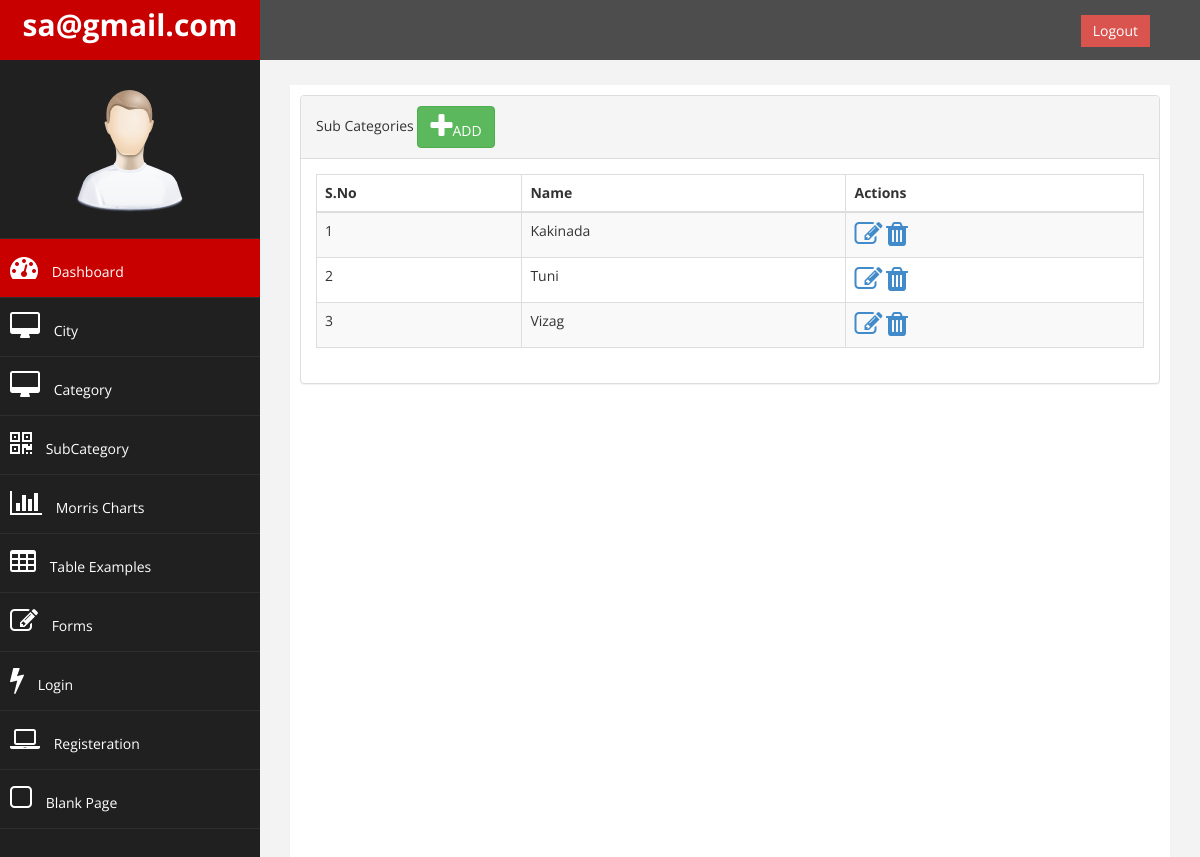
The page /admin/city.php (signed in) on the database its author committed.
### tables this page shows
CREATE TABLE `city` (
  `id` int(11) NOT NULL,
  `name` varchar(255) NOT NULL
);

### admin/db/db.php (called while the page is built, shortened)
<?php
class DB{
 	 private $dbHost   = DB_HOST;
	 private $dbUsername   = DB_USER;
	 private $dbPassword   = DB_PASS;
	 private $dbName = DB_NAME;
	 public $db;
    public function __construct(){
        if(!$this->db){
            $conn = new mysqli($this->dbHost, $this->dbUsername, $this->dbPassword, $this->dbName);
            if($conn->connect_error){
                die("Failed to connect with MySQL: " . $conn->connect_error);
            }else{
                $this->db = $conn;
            }
        }
    }
    public function select($table,$conditions = array()){
        $sql = 'SELECT ';
        $sql .= array_key_exists("select",$conditions)?$conditions['select']:'*';
        $sql .= ' FROM '.$table;
        if(array_key_exists("order_by",$conditions)){
            $sql .= ' ORDER BY '.$conditions['order_by'];
        }
        $result = $this->db->query($sql);
        if(array_key_exists("return_type",$conditions) && $conditions['return_type'] != 'all'){
            switch($conditions['return_type']){
                case 'count':
                    $data = $result->num_rows;
                    break;
                case 'single':
                    $data = $result->fetch_assoc();
                    break;
                default:
                    $data = '';
            }
        }else{
            if($result->num_rows > 0){
                while($row = $result->fetch_assoc()){
                    $data[] = $row;
                }
            }
        }
        return !empty($data)?$data:false;
    }
}
$db = new DB();

### admin/city/list.php (the view)
<?php
$results= $db->select('city',array('order_by'=>'name ASC'));
$count = 0;
?>
<div class="panel panel-default">
            <div class="panel-heading">
                Sub Categories
            	<a class="btn btn-success" href="<?=$_SERVER['PHP_SELF']; ?>?action=add"><i class="fa fa-plus fa-2x"></i>ADD</a>
            </div>
            <div class="panel-body">
                <div class="table-responsive">
                    <table class="table table-striped table-bordered table-hover" id="dataTables-example">
                        <thead>
                            <tr>
                                <th>S.No</th>
                                <th>Name</th>
                                <th>Actions</th>
                            </tr>
                        </thead>
                        <tbody>
                            <?php if(!empty($results)): ?>
                        	<?php foreach ($results as $res): ?>
                            <tr class="odd gradeX">
                                <td><?=$count = $count+1;?></td>
                                <td><?=$res['name']?></td>
                                <td>
                                	 <a href="<?=$_SERVER['PHP_SELF']; ?>?action=edit&id=<?=$res['id']?>"> <i class="fa fa-edit fa-2x"></i></a>
                                	 <a href="classes/city.php?action=delete&id=<?=$res['id']?>"  onclick="return confirm('Are you sure?')" name="category_delete"><i class="fa fa-trash fa-2x"></i></a>
                                </td>
                            </tr>
                            <?php endforeach; ?>
                             <?php endif; ?>
                        </tbody>
                    </table>
                </div>
            </div>
        </div>

### admin/assets/css/custom.css (style rules this page uses)
body { font-family: 'Open Sans', sans-serif; }

### rows shown on the page
city: name "Kakinada"
city: count "2", name "Tuni"
city: count "3", name "Vizag"

### other values the page prints
$_SESSION['AdminData']['adminEmail'] "sa@gmail.com"
